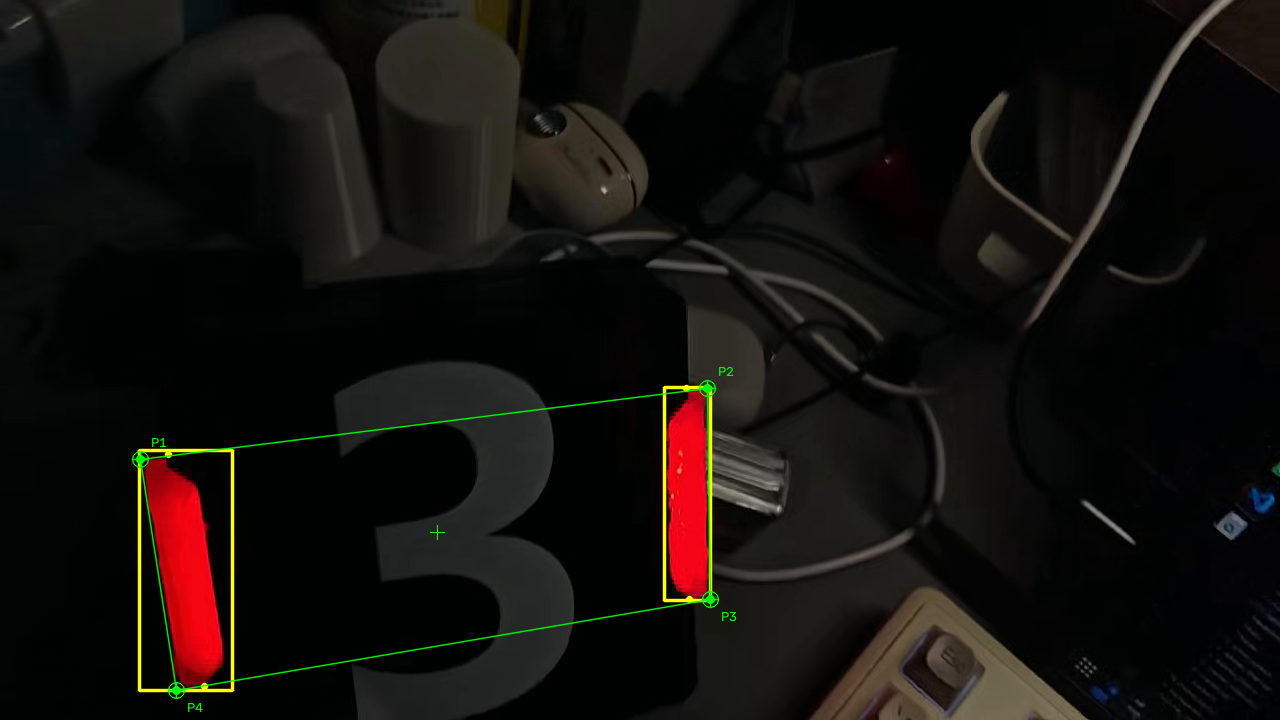
//> input picture 示例/培训3装甲板灯条识别/效果视频识别.jpg, 1280 x 720 px, given in place of test_clip.mp4, which was not available
$ ./main   (built with g++ and OpenCV 4)
//> lines starting //> are read from the running program, lines starting //| are printed output that depends on the picture; after the words box and inside, x2 and y2 are one past the last pixel; in counts of white or black regions, pixels touching at a corner belong together
#include <opencv2/opencv.hpp>
#include <opencv2/opencv.hpp>
#include <opencv2/geometry/2d.hpp>
#include <iostream>
#include <vector>
#include <algorithm>
#include <cmath>

using namespace cv;
using namespace std;

struct Lightbar {
    RotatedRect rect;
    float length = 0, width = 0, angle = 0, tilt = 0;
    Point2f pts[4];
};

struct Armor {
    Point2f corners[4];
    float score = 0;
};

// 角度归一化
float normAngle(float a) {
    while (a > 90)   a -= 180;
    while (a <= -90) a += 180;
    return a;
}

// 两角度的最小差
float angleDiff180(float a, float b) {
    float d = fmod(fabs(a - b), 180.0f);
    if (d > 90) d = 180 - d;
    return d;
}

// 处理单个轮廓
bool makeLightbar(const RotatedRect& rr, Lightbar& lb) {
    rr.points(lb.pts);
    float maxLen = 0; Point2f dir;
    for (int i = 0; i < 4; ++i) {
        Point2f d = lb.pts[(i + 1) % 4] - lb.pts[i];
        float len = norm(d);
        if (len > maxLen) { maxLen = len; dir = d; }
    }
    lb.rect = rr;
    lb.length = max(rr.size.width, rr.size.height);
    lb.width = min(rr.size.width, rr.size.height);
    lb.angle = normAngle(atan2(dir.y, dir.x) * 180.0f / CV_PI);
    lb.tilt = 90.0f - fabs(lb.angle);

    if (lb.length < 8.0f) return false;
    float aspect = lb.length / max(lb.width, 1e-3f);
    if (aspect < 1.5f || aspect > 20.0f) return false;
    if (lb.tilt > 45.0f) return false;
    return true;
}

// 获取外侧角点
void outerCorners(const Lightbar& lb, bool isLeft, Point2f& top, Point2f& bottom) {
    vector<Point2f> v(lb.pts, lb.pts + 4);
    sort(v.begin(), v.end(), [](const Point2f& a, const Point2f& b) { return a.y < b.y; });
    if (isLeft) {
        top = (v[0].x < v[1].x) ? v[0] : v[1];
        bottom = (v[2].x < v[3].x) ? v[2] : v[3];
    } else {
        top = (v[0].x > v[1].x) ? v[0] : v[1];
        bottom = (v[2].x > v[3].x) ? v[2] : v[3];
    }
}

// 尝试配对装甲板
bool tryMatch(const Lightbar& L, const Lightbar& R, Armor& out) {
    float avgLen = (L.length + R.length) * 0.5f;
    Point2f d = R.rect.center - L.rect.center;
    float gap = norm(d);

    float gapRatio = gap / max(avgLen, 1e-3f);
    if (gapRatio < 1.0f || gapRatio > 5.0f) return false;

    float lenRatio = max(L.length, R.length) / max(min(L.length, R.length), 1e-3f);
    if (lenRatio > 1.5f) return false;

    float tiltDiff = fabs(L.tilt - R.tilt);
    if (tiltDiff > 25.0f) return false;

    float gapAngle = atan2(d.y, d.x) * 180.0f / CV_PI;
    float perpL = fabs(90.0f - angleDiff180(gapAngle, L.angle));
    float perpR = fabs(90.0f - angleDiff180(gapAngle, R.angle));
    float perpErr = (perpL + perpR) * 0.5f;
    if (perpErr > 25.0f) return false;

    Point2f lt, lb, rt, rb;
    outerCorners(L, true, lt, lb);
    outerCorners(R, false, rt, rb);
    Point2f collected[4] = { lt, lb, rt, rb };
    const int order[4] = { 0, 2, 3, 1 }; // 左上，右上，右下，左下
    for (int i = 0; i < 4; ++i) out.corners[i] = collected[order[i]];

    out.score = 100.0f - perpErr - tiltDiff - fabs(lenRatio - 1.0f) * 10.0f - fabs(gapRatio - 3.0f) * 2.0f;
    return true;
}

int main() {
    string input = "test_clip.mp4";
    VideoCapture cap(input);
    if (!cap.isOpened()) {
        cerr << "无法打开视频，请确认 " << input << " 是否在当前目录！\n";
        return -1;
    }

    int W = (int)cap.get(CAP_PROP_FRAME_WIDTH);
    int H = (int)cap.get(CAP_PROP_FRAME_HEIGHT);
    double fps = cap.get(CAP_PROP_FPS);
    if (fps <= 0) fps = 30;

    VideoWriter writer("output_demo.mp4", VideoWriter::fourcc('m', 'p', '4', 'v'), fps, Size(W, H));

    int frames = 0, framesWithArmor = 0;
    long totalBars = 0, totalArmors = 0;
    Mat frame;

    while (cap.read(frame)) {
//> frame is the input picture: 720 rows x 1280 cols, CV_8UC3; mean B, G, R 13.1, 16.1, 19.3
        Mat hsv, m1, m2, mask;
        cvtColor(frame, hsv, COLOR_BGR2HSV);
//> hsv: 720 rows x 1280 cols, CV_8UC3; mean H, S, V 64.1, 124.1, 21.4
        inRange(hsv, Scalar(0, 100, 70), Scalar(10, 255, 255), m1);
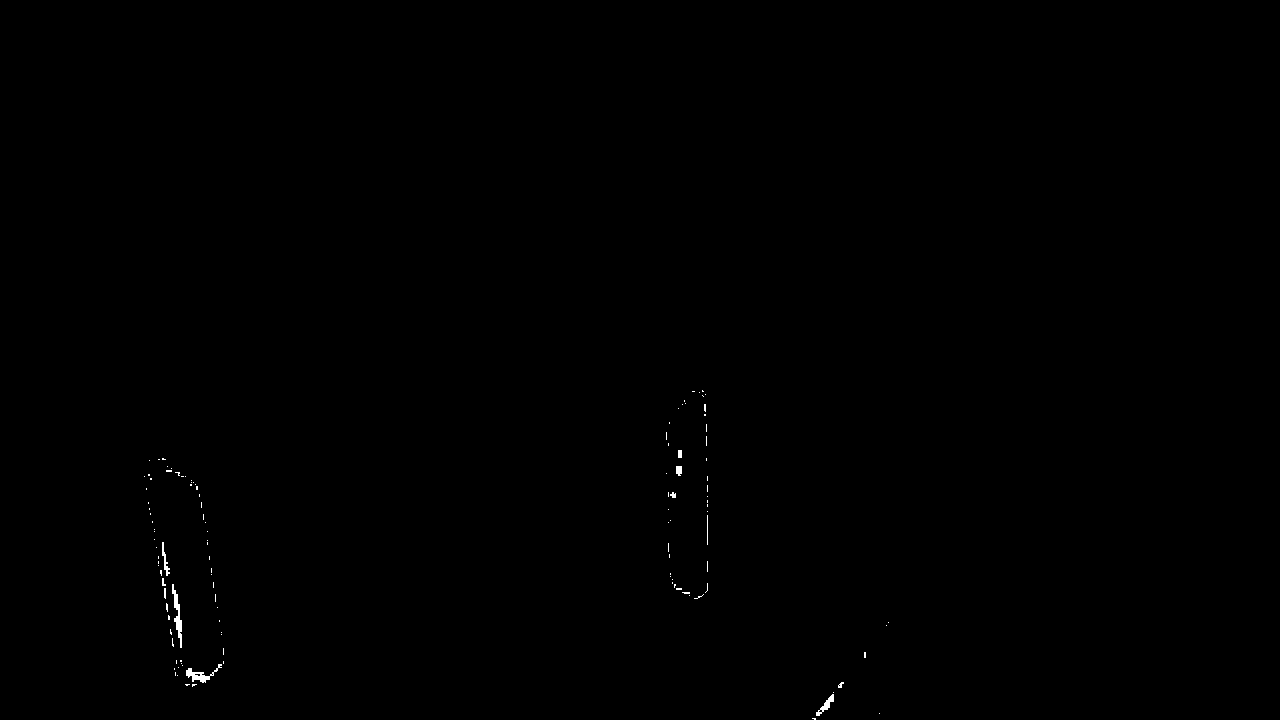
//> m1: 720 rows x 1280 cols, CV_8UC1; 0.14% white; 121 white regions (110 under 20 px), largest, box (x1, y1, x2, y2) and area: (172, 584, 182, 648) 245, (186, 664, 222, 683) 214, (816, 694, 834, 716) 125
        inRange(hsv, Scalar(170, 100, 70), Scalar(180, 255, 255), m2);
//> m2: 720 rows x 1280 cols, CV_8UC1; 1.9% white; 7 white regions (5 under 20 px), largest, box (x1, y1, x2, y2) and area: (144, 459, 224, 684) 9930, (667, 391, 708, 598) 7172
        bitwise_or(m1, m2, mask);
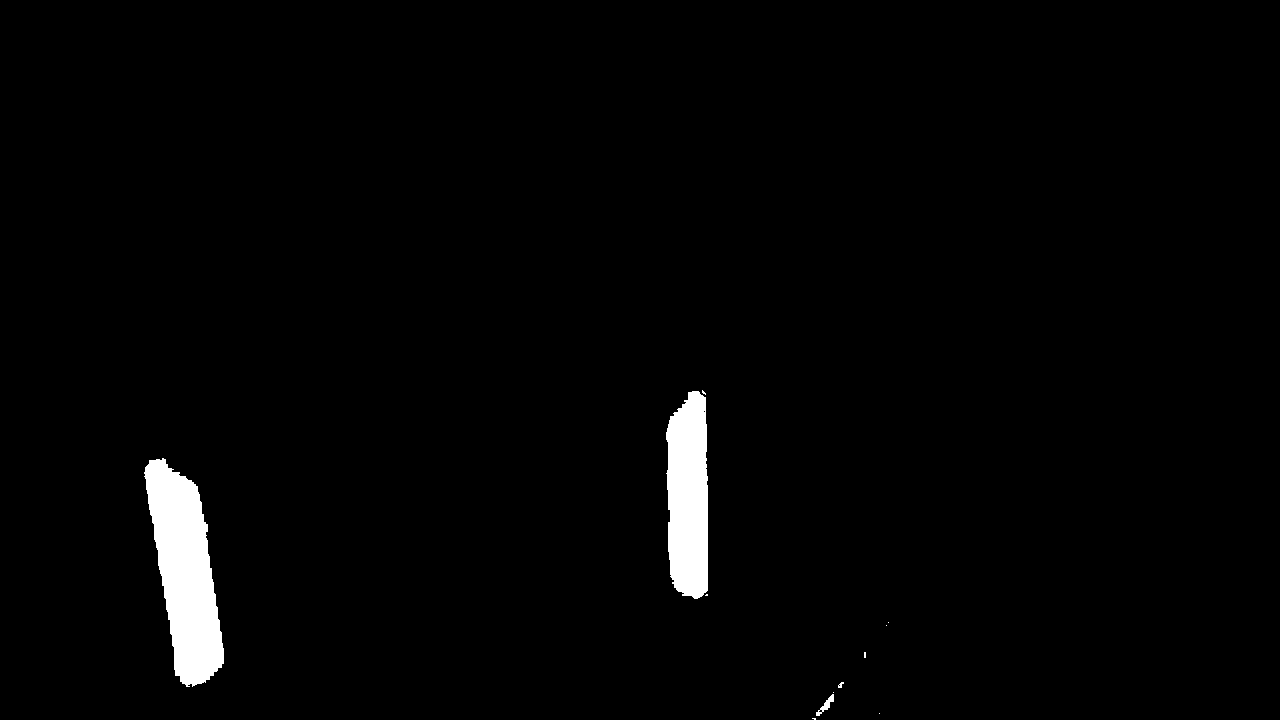
//> mask: 720 rows x 1280 cols, CV_8UC1; 2% white; 12 white regions (8 under 20 px), largest, box (x1, y1, x2, y2) and area: (144, 458, 224, 687) 10767, (666, 391, 708, 599) 7490, (816, 694, 834, 716) 125, (838, 682, 844, 688) 21
        morphologyEx(mask, mask, MORPH_CLOSE, getStructuringElement(MORPH_RECT, Size(3, 3)));
//> mask: 720 rows x 1280 cols, CV_8UC1; 2% white; 9 white regions (5 under 20 px)

        vector<vector<Point>> contours;
        findContours(mask, contours, RETR_EXTERNAL, CHAIN_APPROX_SIMPLE);
//> contours = 9 contours, 6 with area under 20; largest, box (x1, y1, x2, y2) and area: (144, 458, 224, 687) 10520, (666, 390, 708, 599) 7309, (816, 692, 834, 716) 100

        vector<Lightbar> bars;
        for (const auto& c : contours) {
            if (c.size() < 4) continue;
            Lightbar lb;
            if (makeLightbar(cv::minAreaRect(c), lb)) bars.push_back(lb);
        }
//> this loop made 9 passes
//> (lb.rect in makeLightbar, lb.length in makeLightbar, lb.tilt in makeLightbar) on passes 1, 4, 5: (centre (813.5, 718.5), size (1, 3), angle -90, 3, 90), (centre (840.3, 684.4), size (6.7, 3.6), angle -63.4, 6.71, 26.57), (centre (864.5, 654.5), size (5, 1), angle -90, 5, 0)
//> c on passes 2, 6, 7: 1 Point (x, y): [879, 713], 1 Point (x, y): [886, 625], 1 Point (x, y): [888, 622]

        sort(bars.begin(), bars.end(), [](const Lightbar& a, const Lightbar& b) {
            return a.rect.center.x < b.rect.center.x;
        });

        struct Cand { int i, j; Armor a; };
        vector<Cand> cands;
        for (size_t i = 0; i < bars.size(); ++i) {
            for (size_t j = i + 1; j < bars.size(); ++j) {
                Armor a;
                if (tryMatch(bars[i], bars[j], a)) cands.push_back({ (int)i, (int)j, a });
            }
        }
//> this loop made 3 passes
//> after the loop, cands = 1 item
        sort(cands.begin(), cands.end(), [](const Cand& a, const Cand& b) { return a.a.score > b.a.score; });

        vector<bool> used(bars.size(), false);
        vector<Armor> armors;
        for (const auto& c : cands) {
            if (used[c.i] || used[c.j]) continue;
            used[c.i] = used[c.j] = true;
            armors.push_back(c.a);
        }
//> this loop made 1 pass

        // 绘制
        for (const auto& lb : bars) {
            for (int i = 0; i < 4; ++i) line(frame, lb.pts[i], lb.pts[(i + 1) % 4], Scalar(0, 255, 255), 1);
        }
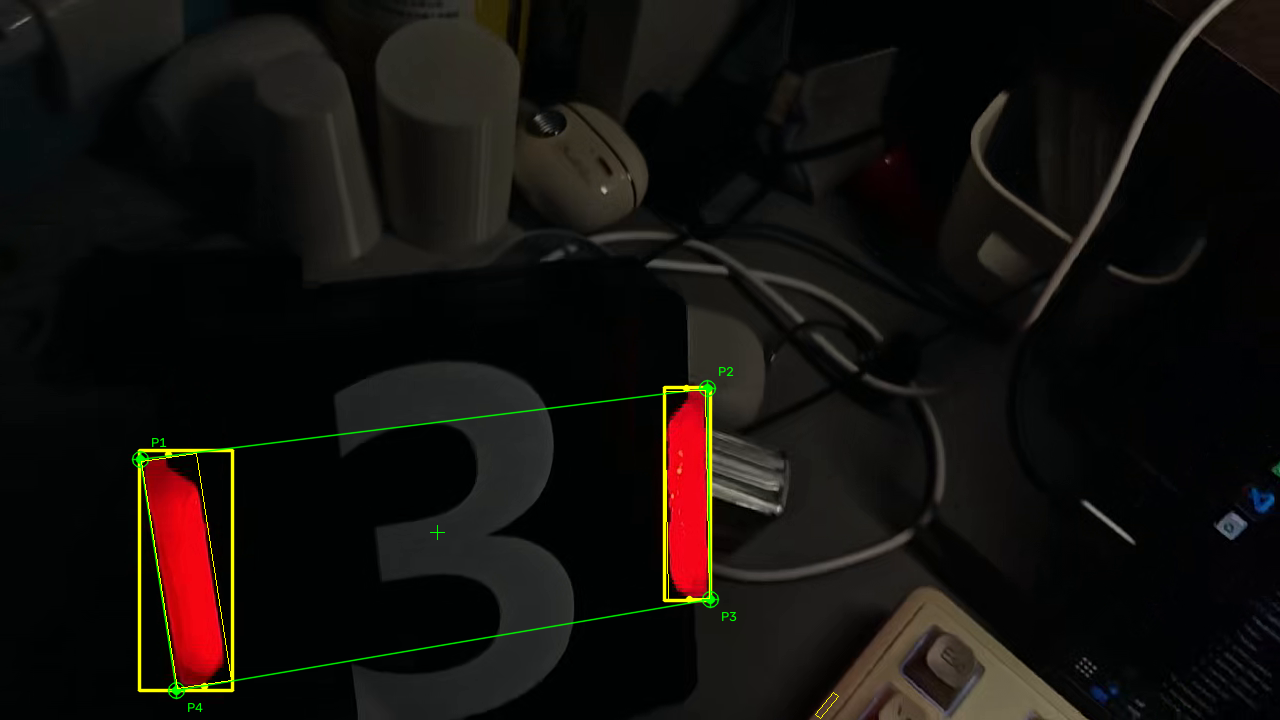
//> frame: 720 rows x 1280 cols, CV_8UC3; 0.11% of pixels changed, all inside (x1, y1, x2, y2) = (141, 390, 839, 719)
        for (const auto& a : armors) {
            for (int i = 0; i < 4; ++i) {
                line(frame, a.corners[i], a.corners[(i + 1) % 4], Scalar(0, 255, 0), 2);
                circle(frame, a.corners[i], 4, Scalar(0, 0, 255), -1);
            }
        }
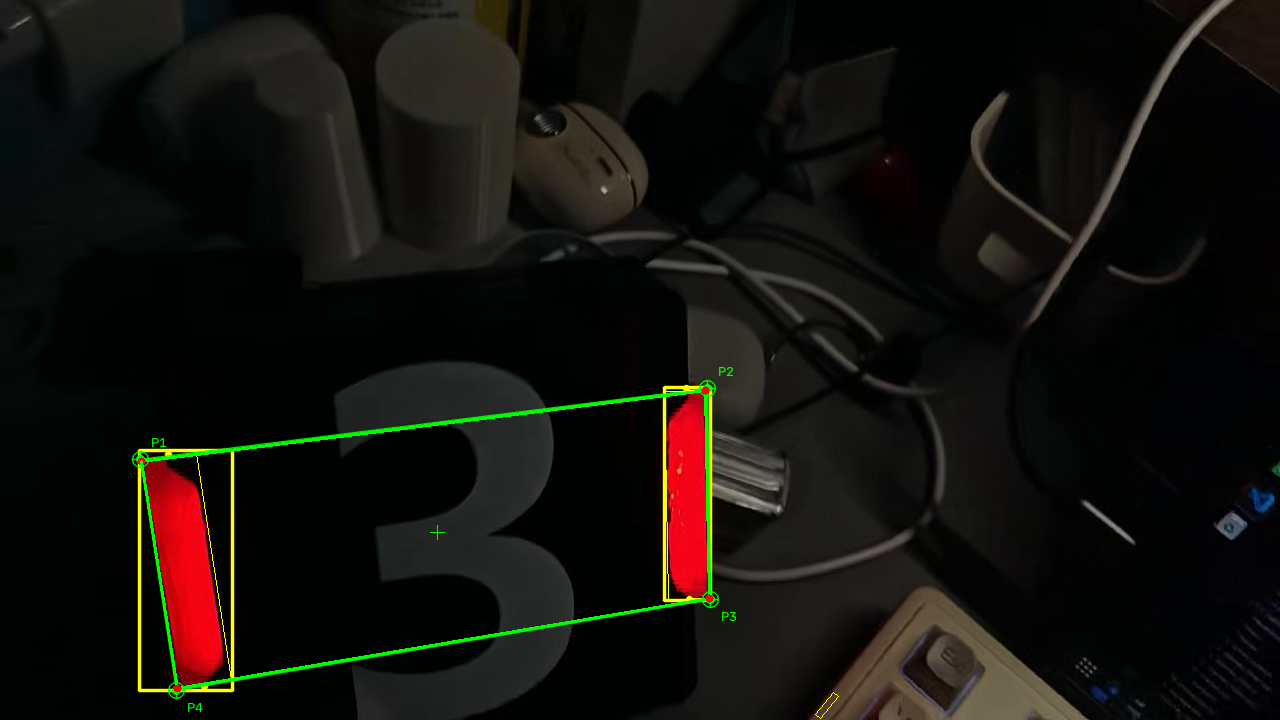
//> frame: 720 rows x 1280 cols, CV_8UC3; 0.51% of pixels changed, all inside (x1, y1, x2, y2) = (137, 386, 714, 693)

        writer.write(frame);
        imshow("Detect", frame);
        if (waitKey(1) == 27) break; // 按 ESC 退出
//> the Esc key is pressed

        frames++;
        if (!armors.empty()) framesWithArmor++;
        totalBars += bars.size();
        totalArmors += armors.size();
    }

    cout << "总帧数: " << frames
         << " | 平均灯条: " << (double)totalBars / frames
         << " | 平均装甲板: " << (double)totalArmors / frames
         << " | 检出率: " << 100.0 * framesWithArmor / frames << "%\n";
    cout << "视频已保存至 output_demo.mp4\n";
    return 0;
}

$ run again, on 示例/培训3装甲板灯条识别/效果H-S-V与红色掩膜.png
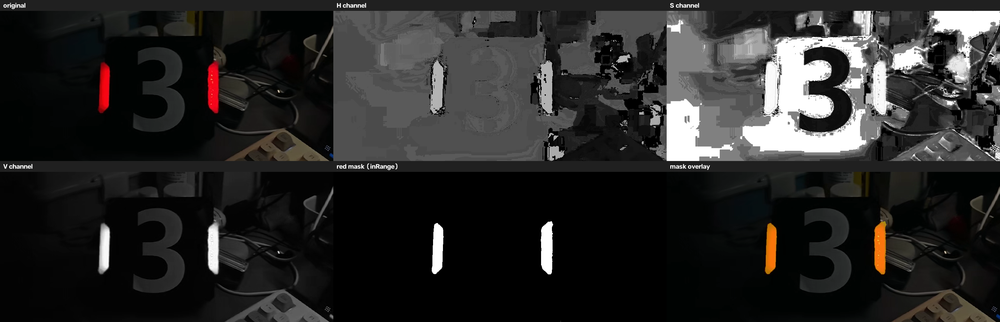
//> input picture 示例/培训3装甲板灯条识别/效果H-S-V与红色掩膜.png, 1000 x 322 px, shrunk from 3129 x 1008 before the run, given in place of test_clip.mp4, which was not available
//> frame is the input picture: 322 rows x 1000 cols, CV_8UC3; mean B, G, R 39.4, 40.2, 40.8
//> hsv: 322 rows x 1000 cols, CV_8UC3; mean H, S, V 20.6, 37.4, 41.4
//> `inRange(hsv, Scalar(0, 100, 70), Scalar(10, 255, 255), m1);`:
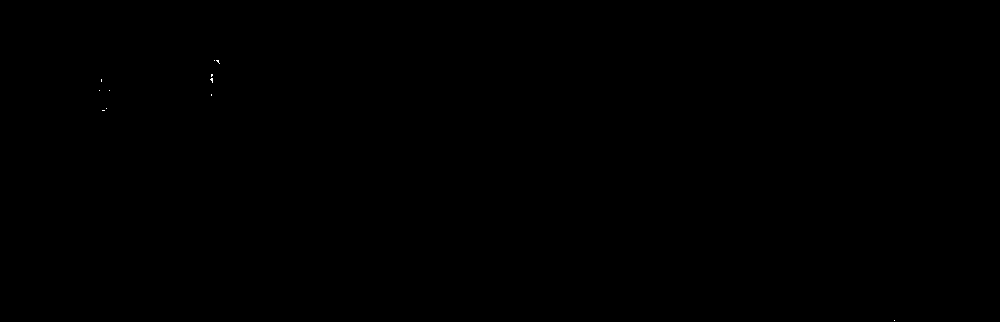
//> m1: 322 rows x 1000 cols, CV_8UC1; 0.01% white in thin lines or dots, all inside (x1, y1, x2, y2) = (99, 60, 895, 321)
//> m2: 322 rows x 1000 cols, CV_8UC1; 0.3% white; 2 white regions, box (x1, y1, x2, y2) and area: (207, 61, 219, 113) 512, (98, 62, 110, 113) 463
//> contours = 3 contours, 1 with area under 20; largest, box (x1, y1, x2, y2) and area: (207, 60, 220, 113) 480, (98, 62, 110, 113) 419
//> the loop `for (const auto& c : contours)` made 3 passes
//> (lb.rect in makeLightbar, lb.length in makeLightbar, lb.tilt in makeLightbar, aspect in makeLightbar) on passes 2 to 3: (centre (104, 87.1), size (50.1, 10.2), angle -87.5, 50.08, 2.49, 4.91), (centre (212.7, 85.9), size (52.1, 11.7), angle -88.8, 52.07, 1.22, 4.46)
//> the loop `for (size_t i = 0; i < bars.size(); ++i)` made 2 passes
//> after the loop `for (size_t i = 0; i < bars.size(); ++i)`: cands = 1 item
//> the loop `for (const auto& c : cands)` made 1 pass
//> the loop `for (const auto& lb : bars)` made 2 passes
//> the loop `for (const auto& a : armors)` made 1 pass
//> after the loop `for (const auto& a : armors)`:
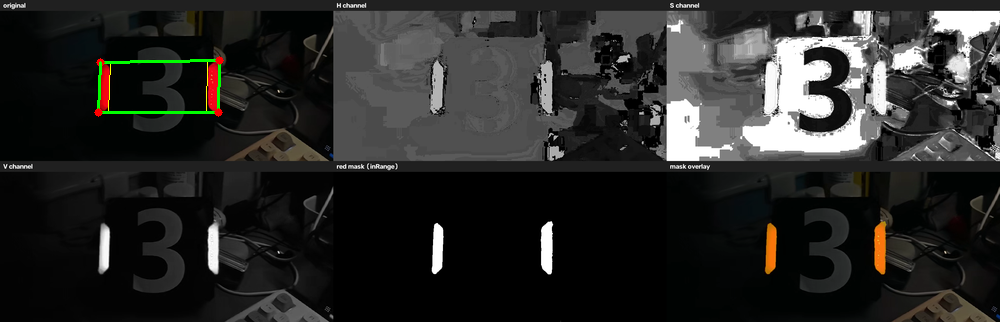
//> frame: 322 rows x 1000 cols, CV_8UC3; mean B, G, R 39.3, 41, 40.9
